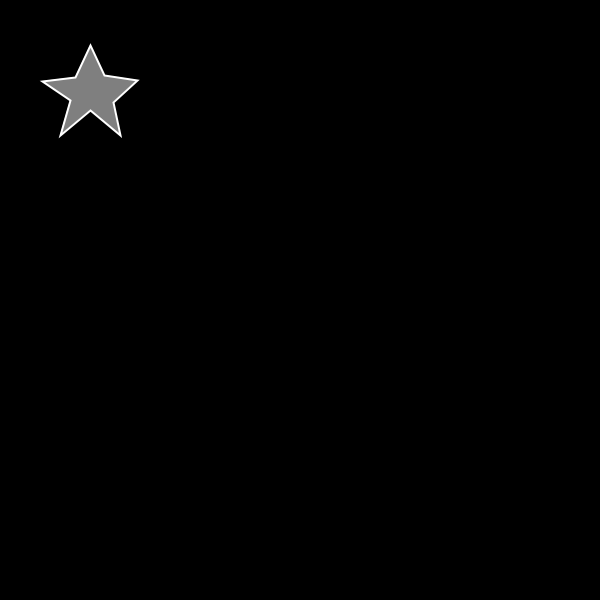
Frame 1 (no input)
Frame 60 (the mouse pressed at the canvas centre just before this capture): identical to frame 1, image omitted
Frame 120 (the mouse held since frame 60 and released just before this capture): identical to frame 1, image omitted

The Processing sketch that drew this single still picture (run headless with seeded random() and noise(); from frame 60 on, the mouse is pressed at the canvas centre):

// Processing sketch: My_star
// ── My_star.pde
float x=0;
float y=0;

void setup()
{
  size(600, 600);
}

void draw()
{
  background(0);
  star();
}
void star()
{
  fill(127);
  stroke(255);
  strokeWeight(2);
  //here,star coding is series of vertices
  beginShape();
  vertex(90,45);
  vertex(104,75);
  vertex(137,80);
  vertex(113,102);
  vertex(120,135);
  vertex(90,110);
  vertex(60,135);
  vertex(70,100);
  vertex(42,81);
  vertex(75,77);
  endShape(CLOSE);
}
